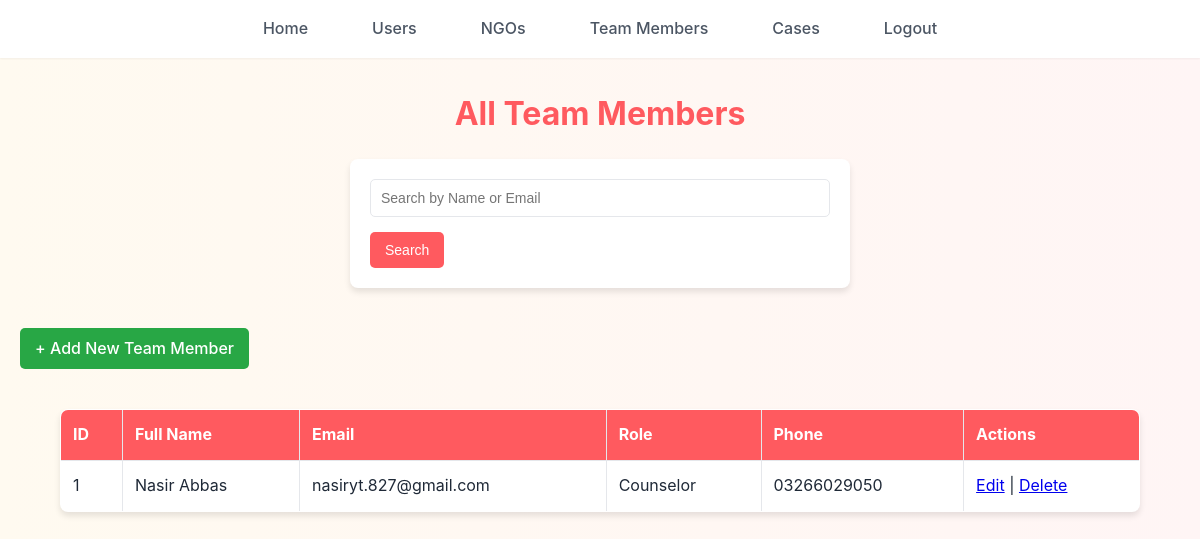
Page /admin/admin_team_list.php (signed in) on the committed database.
### tables this page shows
CREATE TABLE `team_members` (
  `team_id` int(11) NOT NULL,
  `full_name` varchar(150) NOT NULL,
  `email` varchar(150) NOT NULL,
  `password` varchar(255) NOT NULL,
  `role` enum('Counselor','Psychiatrist','Social Worker','Monitor') NOT NULL,
  `phone` varchar(20) DEFAULT NULL,
  `created_at` timestamp NOT NULL DEFAULT current_timestamp()
);

### admin/admin_team_list.php (the view, shortened to what this page needs)
<?php
include "config.php";
$searchQuery = "";
$members = mysqli_query($conn, "SELECT * FROM team_members $searchQuery ORDER BY team_id DESC");
?>
<!DOCTYPE html>
<html>
<head>
    <link rel="stylesheet" href="../CSS/style.css">
</head>
<body>
<?php include('navbar.php'); ?>
<div>
    <h2>All Team Members</h2>
    <form method="get">
        <input type="text" name="search" placeholder="Search by Name or Email"
            value="<?php echo isset($_GET['search']) ? htmlspecialchars($_GET['search']) : ''; ?>">
        <button type="submit">Search</button>
    </form>
     <a href="admin_add_team.php" style="display:inline-block; margin:20px; padding:8px 15px; background-color:#28a745; color:#fff; text-decoration:none; border-radius:5px; font-weight:500; transition: background-color 0.3s, transform 0.2s;">+ Add New Team Member</a>
    <?php if (mysqli_num_rows($members) > 0) { ?>
    <table border="1" cellpadding="8" cellspacing="0">
        <tr>
            <th>ID</th>
            <th>Full Name</th>
            <th>Email</th>
            <th>Role</th>
            <th>Phone</th>
            <th>Actions</th>
        </tr>
        <?php while ($member = mysqli_fetch_assoc($members)) { ?>
        <tr>
            <td><?php echo $member['team_id']; ?></td>
            <td><?php echo htmlspecialchars($member['full_name']); ?></td>
            <td><?php echo htmlspecialchars($member['email']); ?></td>
            <td><?php echo $member['role']; ?></td>
            <td><?php echo htmlspecialchars($member['phone']); ?></td>
            <td>
                <a href="admin_edit_team.php?id=<?php echo $member['team_id']; ?>">Edit</a> |
                <a href="?delete=<?php echo $member['team_id']; ?>" onclick="return confirm('Are you sure to delete this member?')">Delete</a>
            </td>
        </tr>
        <?php } ?>
    </table>
    <?php } ?>
</div>
</body>
</html>

### CSS/style.css (style rules this page uses)
:root { --primary-color: #ff5a5f; --primary-hover: #e14d52; --secondary-color: #ffcc00; --secondary-hover: #e6b800; --text-primary: #1f2937; --text-secondary: #4b5563; --bg-primary: #ffffff; --bg-secondary: #fdf2f2; --border-color: #e5e7eb; --shadow-sm: 0 1px 2px rgba(0, 0, 0, 0.05); --shadow-md: 0 4px 6px rgba(0, 0, 0, 0.1); --shadow-lg: 0 10px 15px rgba(0, 0, 0, 0.15); }
* { margin: 0; padding: 0; box-sizing: border-box; }
body { font-family: 'Inter', sans-serif; background: linear-gradient(to right, #fffaf0, #fff5f5); color: var(--text-primary); line-height: 1.6; }
h1, h2, h3, h4, h5, h6 { margin-top: 30px; font-weight: 700; text-align: center; margin-bottom: 1rem; color: var(--primary-color); }
h2 { font-size: 2rem; }
form { max-width: 500px; margin: 20px auto; padding: 20px; background: var(--bg-primary); border-radius: 8px; box-shadow: var(--shadow-md); }
input, select, textarea { width: 100%; padding: 10px; border: 1px solid var(--border-color); border-radius: 5px; margin-bottom: 15px; font-size: 14px; }
input[type="submit"], button { background: var(--primary-color); color: white; border: none; padding: 10px 15px; font-size: 14px; cursor: pointer; border-radius: 5px; transition: all 0.3s ease; }
table { width: 90%; margin: 20px auto; border-collapse: collapse; background: var(--bg-primary); box-shadow: var(--shadow-md); border-radius: 8px; overflow: hidden; }
th, td { padding: 12px; border: 1px solid var(--border-color); text-align: left; }
th { background: var(--primary-color); color: white; }

### rows in the picture
team_members: team_id "1", full_name "Nasir Abbas", email "nasiryt.827@gmail.com", role "Counselor", phone "03266029050"
